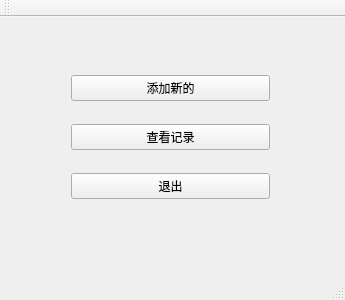
<?xml version="1.0" encoding="UTF-8"?>
<ui version="4.0">
 <class>MainWindow</class>
 <widget class="QMainWindow" name="MainWindow">
  <property name="geometry">
   <rect>
    <x>0</x>
    <y>0</y>
    <width>345</width>
    <height>300</height>
   </rect>
  </property>
  <property name="windowTitle">
   <string>记账本</string>
  </property>
  <widget class="QWidget" name="centralWidget">
   <widget class="QWidget" name="">
    <property name="geometry">
     <rect>
      <x>60</x>
      <y>30</y>
      <width>221</width>
      <height>181</height>
     </rect>
    </property>
    <layout class="QVBoxLayout" name="verticalLayout">
     <item>
      <widget class="QPushButton" name="pushButton">
       <property name="text">
        <string>添加新的</string>
       </property>
      </widget>
     </item>
     <item>
      <widget class="QPushButton" name="pushButton_2">
       <property name="text">
        <string>查看记录</string>
       </property>
      </widget>
     </item>
     <item>
      <widget class="QPushButton" name="pushButton_3">
       <property name="text">
        <string>退出</string>
       </property>
      </widget>
     </item>
    </layout>
   </widget>
  </widget>
  <widget class="QMenuBar" name="menuBar">
   <property name="geometry">
    <rect>
     <x>0</x>
     <y>0</y>
     <width>345</width>
     <height>23</height>
    </rect>
   </property>
  </widget>
  <widget class="QToolBar" name="mainToolBar">
   <attribute name="toolBarArea">
    <enum>TopToolBarArea</enum>
   </attribute>
   <attribute name="toolBarBreak">
    <bool>false</bool>
   </attribute>
  </widget>
  <widget class="QStatusBar" name="statusBar"/>
 </widget>
 <layoutdefault spacing="6" margin="11"/>
 <resources/>
 <connections/>
</ui>
